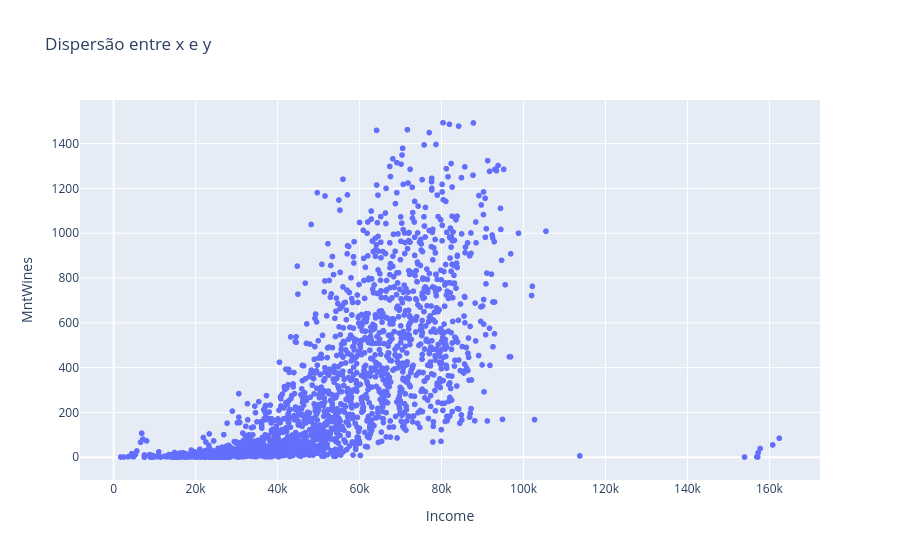

Notebook source saved alongside this figure:
### Markdown cell above
Quanto ao produto mais vendido, vinho (MntWines), a análise da distribuição de vendas por renda mostra uma relação proporcional entre renda e compras de vinhos, mas não uma regra, pois quanto maior renda não necessariamente maior as compras. Esse resultado reforça a tese de que o público da loja está mais relacionado a um estilo de vida, que está intimamente ligada uma renda alta, do que apenas com uma categoria. O público da loja não pode ser categorizado segundo apenas um critério, suas múltiplas características devem ser levadas em conta. É sim, portanto, uma espécia de nicho formado por múltiplas categorias.

### Code cell
x = df['Income']
y = df['MntWines']
fig = px.scatter(df, x=x, y=y, title='Dispersão entre x e y')
fig.show()

### Figure 1 — Plotly figure (JSON) as saved in the notebook; plotly's stock layout.template omitted (floating-point values rounded to 4 significant figures; data arrays with more than 128 entries replaced by an {"elided": "..."} marker saying what was removed)
{"data": [{"hovertemplate": "Income=%{x}<br>MntWines=%{y}<extra></extra>", "legendgroup": "", "marker": {"color": "#636efa", "symbol": "circle"}, "mode": "markers", "name": "", "showlegend": false, "type": "scattergl", "x": {"elided": "2036 float values"}, "xaxis": "x", "y": {"elided": "2036 int values"}, "yaxis": "y"}], "layout": {"legend": {"tracegroupgap": 0}, "title": {"text": "Dispersão entre x e y"}, "xaxis": {"anchor": "y", "domain": [0, 1], "title": {"text": "Income"}}, "yaxis": {"anchor": "x", "domain": [0, 1], "title": {"text": "MntWines"}}}}
